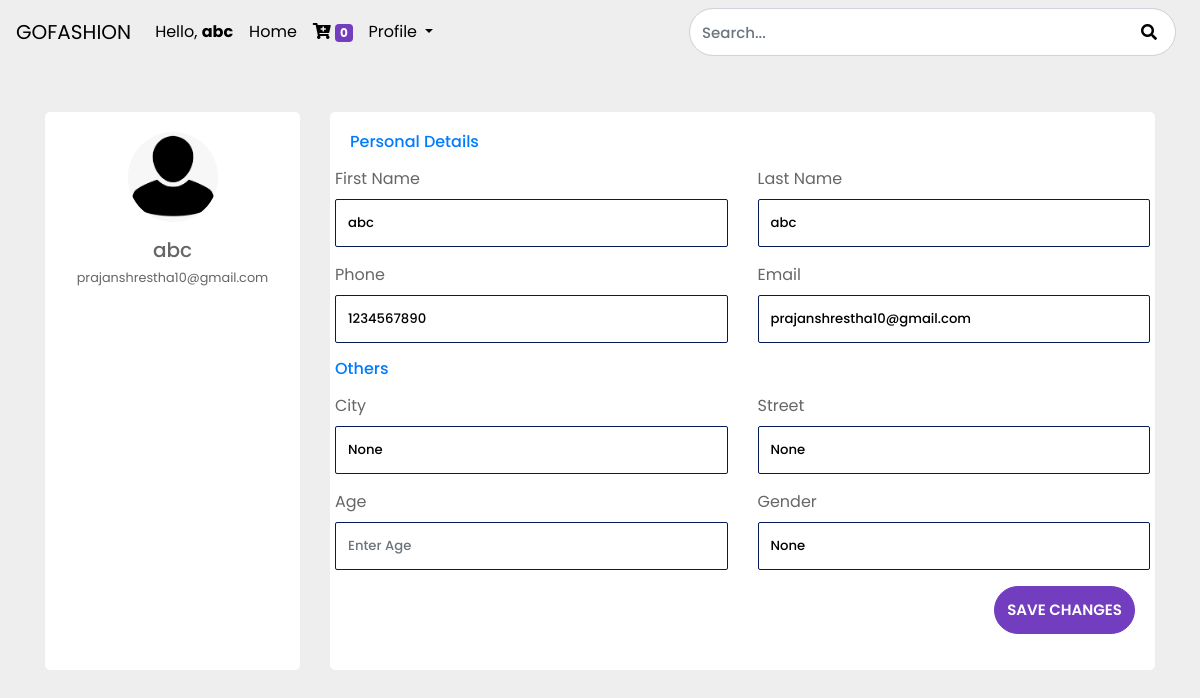
The app's page /edit_profile/30 (signed in) with its own data.
### store/models/customer.py (models this page shows, shortened)
class Customer(models.Model):
    first_name = models.CharField(max_length=50)
    last_name = models.CharField(max_length=50)
    phone = models.CharField(max_length=15)
    email = models.EmailField()
    password = models.CharField(max_length=500)
    age = models.IntegerField(null=True)
    gender = models.CharField(max_length=10, null=True)
    city = models.CharField(max_length=20, null= True)
    street = models.CharField(max_length=50, null= True)

### store/middlewares/auth.py (the view)
    def middleware(request, *args, **kwargs):
        return_url = request.META['PATH_INFO']
        if not request.session.get('customer'):
            return redirect(f'/login?return_url={return_url}')
        response = get_response(request, *args, **kwargs)
        return response

### store/views/login.py (called while the page is built, shortened)
def edit_profile(request, id):
    customer = Customer.objects.get(id=id)
    if request.method == 'GET':
        data = {
            'customer': customer
        }
        return render(request, 'edit_profile.html', data)

### store/templates/edit_profile.html (shortened to what this page needs)
{% extends 'base.html' %}
{% load static %}
{% block content %}
<html>
    <head>
        <link rel="stylesheet" href="https://stackpath.bootstrapcdn.com/bootstrap/4.3.1/css/bootstrap.min.css"
>
        <link rel="stylesheet" type="text/css" href="{% static '/css/profile.css/' %}">
        <link rel="stylesheet" type="text/css" href="{% static '/css/style.css/' %}">
    </head>
    <br>
    <br>
    <body>
        <div class="container">
            <div class="row gutters">
                <div class="col-xl-3 col-lg-3 col-md-12 col-sm-12 col-12">
                    <div class="card h-100">
                        <div class="card-body">
                            <div class="account-settings">
                                <div class="user-profile">
                                    <div class="user-avatar">
                                        <img src="{% static 'images/avatar.png' %}" alt="Maxwell Admin">
                                    </div>
                                    <h5 class="user-name">{{ request.session.first_name }} </h5>
                                    <h6 class="user-email">{{ request.session.email }}</h6>
                                </div>
                            </div>
                        </div>
                    </div>
                </div>
                <div class="col-xl-9 col-lg-9 col-md-12 col-sm-12 col-12">
                    <div class="card h-100">
                        <div class="card-body">
                            <div class="row gutters">
                                <div class="col-xl-12 col-lg-12 col-md-12 col-sm-12 col-12">
                                    <h6 class="mb-3 text-primary">Personal Details</h6>
                                </div>
                                    <form action="/edit_profile/{{customer.id}}" method="POST">
                                        <div class="row gutters">
                                            <div class="col-xl-6 col-lg-6 col-md-6 col-sm-6 col-12">
                                                <div class="form-group">
                                                    <label for="first_name">First Name</label>
                                                    <input  type="text" class="form-control" name="first_name" value="{{customer.first_name}}" placeholder="Enter full name">
                                                </div>
                                            </div>
                                            <div class="col-xl-6 col-lg-6 col-md-6 col-sm-6 col-12">
                                                <div class="form-group">
                                                    <label for="last_name">Last Name</label>
                                                    <input  type="text" class="form-control" name="last_name" value="{{customer.last_name}}" placeholder="Enter email ID">
                                                </div>
                                            </div>
                                            <div class="col-xl-6 col-lg-6 col-md-6 col-sm-6 col-12">
                                                <div class="form-group">
                                                    <label for="phone">Phone</label>
                                                    <input type="number" class="form-control" name="phone" value="{{customer.phone}}" placeholder="Enter phone number">
                                                </div>
                                            </div>
                                            <div class="col-xl-6 col-lg-6 col-md-6 col-sm-6 col-12">
                                                <div class="form-group">
                                                    <label for="email">Email</label>
                                                    <input  type="email" class="form-control" name="email" value="{{customer.email}}" placeholder="Website url">
                                                </div>
                                            </div>
                                        </div>
                                        <div class="row gutters">
                                        <div class="col-xl-12 col-lg-12 col-md-12 col-sm-12 col-12">
                                            <h6 class="mb-3 text-primary">Others</h6>
                                        </div>
                                        <div class="col-xl-6 col-lg-6 col-md-6 col-sm-6 col-12">
                                            <div class="form-group">
                                                <label for="city">City</label>
                                                <input  type="text" class="form-control" name="city" value="{{customer.city}}" placeholder="Enter City">
                                            </div>
                                        </div>
                                        <div class="col-xl-6 col-lg-6 col-md-6 col-sm-6 col-12">
                                            <div class="form-group">
                                                <label for="street">Street</label>
                                                <input  type="text" class="form-control" name="street" value="{{customer.street}}" placeholder="Enter Street">
                                            </div>
                                        </div>
                                        <div class="col-xl-6 col-lg-6 col-md-6 col-sm-6 col-12">
                                            <div class="form-group">
                                                <label for="age">Age</label>
                                                <input  type="number" class="form-control" name="age" value="{{customer.age}}" placeholder="Enter Age">
                                            </div>
                                        </div>
                                        <div class="col-xl-6 col-lg-6 col-md-6 col-sm-6 col-12">
                                            <div class="form-group">
                                                <label for="gender">Gender</label>
                                                <input  type="text" class="form-control" name="gender" value="{{customer.gender}}" placeholder="Gender">
                                            </div>
                                            <div class="col-xl-12 col-lg-12 col-md-12 col-sm-12 col-12">
                                                <div class="text-right">
                                                    <button type="submit" name="submit" class="btn  rounded-pill btn-lg- btn-custom text-uppercase">Save CHanges</button>
                                                </div>
                                            </div>
                                        </div>
                                    </form>
                            </div>
                        </div>
                    </div>
                </div>
            </div>
        </div>
    </body>
</html>
{% endblock %}

### static/css/profile.css (style rules this page uses)
body { color: black; }
.account-settings .user-profile { margin: 0 0 1rem 0; padding-bottom: 1rem; text-align: center; }
.account-settings .user-profile .user-avatar { margin: 0 0 1rem 0; }
.account-settings .user-profile .user-avatar img { width: 90px; height: 90px; -webkit-border-radius: 100px; -moz-border-radius: 100px; border-radius: 100px; }
.account-settings .user-profile h5.user-name { margin: 0 0 0.5rem 0; }
.account-settings .user-profile h6.user-email { margin: 0; font-size: 0.8rem; font-weight: 400; }
.card { ] -webkit-border-radius: 5px; -moz-border-radius: 5px; border-radius: 5px; border: 0; margin-bottom: 1rem; }
.form-group .form-control { border: 1px solid #061a5a; -webkit-border-radius: 2px; -moz-border-radius: 2px; border-radius: 2px; font-size: .825rem; color: black; }

### static/css/style.css (style rules this page uses)
body { font-family: 'Poppins', sans-serif; font-size: 16px; background: #eee; color:#666; }
.form-control { font-size: 15px; min-height: 48px; font-weight: 500; }
.btn-custom { background: #723dbe; border-color:#723dbe; color:#fff; font-size: 15px; font-weight: 600; min-height: 48px; }

### records on screen
Customer: session.email "prajanshrestha10@gmail.com", first_name "abc", last_name "abc", phone "1234567890", email "prajanshrestha10@gmail.com", city "None", street "None", gender "None"

### other values on screen
{{ request.session.first_name }} "abc"
{{ request.session.cart.keys|length }} "0"
